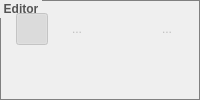
       <widget class="QGroupBox" name="groupBox_3">
        <property name="sizePolicy">
         <sizepolicy hsizetype="Preferred" vsizetype="Preferred">
          <horstretch>0</horstretch>
          <verstretch>0</verstretch>
         </sizepolicy>
        </property>
        <property name="minimumSize">
         <size>
          <width>0</width>
          <height>0</height>
         </size>
        </property>
        <property name="styleSheet">
         <string notr="true"> QGroupBox {
	 font: bold gray;
	color: rgb(84, 84, 84);
     border: 1px solid gray;
/*     border-radius: 5px; */
     margin-top: 2ex; /* leave space at the top for the title */
     padding: 2px
 }

QGroupBox::title {
     font: bold 10px;
     subcontrol-origin: margin;
     subcontrol-position: left top; /* position at the top center */
     padding: 2px;
 }</string>
        </property>
        <property name="title">
         <string>Editor</string>
        </property>
        <layout class="QGridLayout" name="gridLayout_2">
         <property name="margin">
          <number>1</number>
         </property>
         <property name="spacing">
          <number>1</number>
         </property>
         <item row="0" column="0">
          <widget class="QToolButton" name="viewbutton">
           <property name="enabled">
            <bool>false</bool>
           </property>
           <property name="minimumSize">
            <size>
             <width>32</width>
             <height>32</height>
            </size>
           </property>
           <property name="maximumSize">
            <size>
             <width>32</width>
             <height>32</height>
            </size>
           </property>
           <property name="toolTip">
            <string>Free view</string>
           </property>
           <property name="statusTip">
            <string>Move freely throughout the volume</string>
           </property>
           <property name="text">
            <string/>
           </property>
           <property name="icon">
            <iconset resource="editor.qrc">
             <normaloff>:/newPrefix/icons/eye.png</normaloff>:/newPrefix/icons/eye.png</iconset>
           </property>
           <property name="iconSize">
            <size>
             <width>24</width>
             <height>24</height>
            </size>
           </property>
           <property name="checkable">
            <bool>true</bool>
           </property>
           <property name="checked">
            <bool>true</bool>
           </property>
           <property name="autoExclusive">
            <bool>true</bool>
           </property>
           <property name="autoRaise">
            <bool>true</bool>
           </property>
          </widget>
         </item>
         <item row="0" column="3">
          <widget class="QToolButton" name="paintbutton">
           <property name="enabled">
            <bool>false</bool>
           </property>
           <property name="minimumSize">
            <size>
             <width>32</width>
             <height>32</height>
            </size>
           </property>
           <property name="maximumSize">
            <size>
             <width>32</width>
             <height>32</height>
            </size>
           </property>
           <property name="toolTip">
            <string>Edit pixel value</string>
           </property>
           <property name="statusTip">
            <string>Edit the selected pixel value</string>
           </property>
           <property name="text">
            <string/>
           </property>
           <property name="icon">
            <iconset resource="editor.qrc">
             <normaloff>:/newPrefix/icons/pencil.png</normaloff>:/newPrefix/icons/pencil.png</iconset>
           </property>
           <property name="iconSize">
            <size>
             <width>24</width>
             <height>24</height>
            </size>
           </property>
           <property name="checkable">
            <bool>true</bool>
           </property>
           <property name="autoExclusive">
            <bool>true</bool>
           </property>
           <property name="autoRaise">
            <bool>true</bool>
           </property>
          </widget>
         </item>
         <item row="0" column="2">
          <widget class="QToolButton" name="pickerbutton">
           <property name="enabled">
            <bool>false</bool>
           </property>
           <property name="minimumSize">
            <size>
             <width>32</width>
             <height>32</height>
            </size>
           </property>
           <property name="maximumSize">
            <size>
             <width>32</width>
             <height>32</height>
            </size>
           </property>
           <property name="toolTip">
            <string>Pick object label</string>
           </property>
           <property name="statusTip">
            <string>Pick the label of the object pointing to</string>
           </property>
           <property name="text">
            <string>...</string>
           </property>
           <property name="icon">
            <iconset resource="editor.qrc">
             <normaloff>:/newPrefix/icons/colorpicker.png</normaloff>:/newPrefix/icons/colorpicker.png</iconset>
           </property>
           <property name="iconSize">
            <size>
             <width>24</width>
             <height>24</height>
            </size>
           </property>
           <property name="checkable">
            <bool>true</bool>
           </property>
           <property name="autoExclusive">
            <bool>true</bool>
           </property>
           <property name="autoRaise">
            <bool>true</bool>
           </property>
          </widget>
         </item>
         <item row="1" column="0">
          <widget class="QToolButton" name="selectbutton">
           <property name="enabled">
            <bool>false</bool>
           </property>
           <property name="minimumSize">
            <size>
             <width>32</width>
             <height>32</height>
            </size>
           </property>
           <property name="maximumSize">
            <size>
             <width>32</width>
             <height>32</height>
            </size>
           </property>
           <property name="toolTip">
            <string>Selection tool</string>
           </property>
           <property name="statusTip">
            <string>Select a region of the volume</string>
           </property>
           <property name="text">
            <string/>
           </property>
           <property name="icon">
            <iconset resource="editor.qrc">
             <normaloff>:/newPrefix/icons/select.png</normaloff>:/newPrefix/icons/select.png</iconset>
           </property>
           <property name="iconSize">
            <size>
             <width>24</width>
             <height>24</height>
            </size>
           </property>
           <property name="checkable">
            <bool>true</bool>
           </property>
           <property name="autoExclusive">
            <bool>true</bool>
           </property>
           <property name="autoRaise">
            <bool>true</bool>
           </property>
          </widget>
         </item>
         <item row="0" column="4">
          <widget class="QToolButton" name="erasebutton">
           <property name="enabled">
            <bool>false</bool>
           </property>
           <property name="minimumSize">
            <size>
             <width>32</width>
             <height>32</height>
            </size>
           </property>
           <property name="maximumSize">
            <size>
             <width>32</width>
             <height>32</height>
            </size>
           </property>
           <property name="toolTip">
            <string>Eraser tool</string>
           </property>
           <property name="statusTip">
            <string>Erases selected voxels</string>
           </property>
           <property name="text">
            <string>...</string>
           </property>
           <property name="icon">
            <iconset resource="editor.qrc">
             <normaloff>:/newPrefix/icons/eraser.png</normaloff>:/newPrefix/icons/eraser.png</iconset>
           </property>
           <property name="iconSize">
            <size>
             <width>24</width>
             <height>24</height>
            </size>
           </property>
           <property name="checkable">
            <bool>true</bool>
           </property>
           <property name="autoExclusive">
            <bool>true</bool>
           </property>
           <property name="autoRaise">
            <bool>true</bool>
           </property>
          </widget>
         </item>
         <item row="1" column="4">
          <widget class="QToolButton" name="relabelbutton">
           <property name="enabled">
            <bool>false</bool>
           </property>
           <property name="sizePolicy">
            <sizepolicy hsizetype="Fixed" vsizetype="Fixed">
             <horstretch>0</horstretch>
             <verstretch>0</verstretch>
            </sizepolicy>
           </property>
           <property name="minimumSize">
            <size>
             <width>32</width>
             <height>32</height>
            </size>
           </property>
           <property name="maximumSize">
            <size>
             <width>32</width>
             <height>32</height>
            </size>
           </property>
           <property name="toolTip">
            <string>Relabel tool</string>
           </property>
           <property name="statusTip">
            <string>Changes the labels of the pixels of the selected region</string>
           </property>
           <property name="text">
            <string/>
           </property>
           <property name="icon">
            <iconset resource="editor.qrc">
             <normaloff>:/newPrefix/icons/relabel.png</normaloff>:/newPrefix/icons/relabel.png</iconset>
           </property>
           <property name="iconSize">
            <size>
             <width>24</width>
             <height>24</height>
            </size>
           </property>
           <property name="autoRaise">
            <bool>true</bool>
           </property>
          </widget>
         </item>
         <item row="1" column="3">
          <widget class="QToolButton" name="cutbutton">
           <property name="enabled">
            <bool>false</bool>
           </property>
           <property name="minimumSize">
            <size>
             <width>32</width>
             <height>32</height>
            </size>
           </property>
           <property name="maximumSize">
            <size>
             <width>32</width>
             <height>32</height>
            </size>
           </property>
           <property name="toolTip">
            <string>Cut tool</string>
           </property>
           <property name="statusTip">
            <string>Cuts selected region of the volume</string>
           </property>
           <property name="text">
            <string/>
           </property>
           <property name="icon">
            <iconset resource="editor.qrc">
             <normaloff>:/newPrefix/icons/cut.png</normaloff>:/newPrefix/icons/cut.png</iconset>
           </property>
           <property name="iconSize">
            <size>
             <width>24</width>
             <height>24</height>
            </size>
           </property>
           <property name="autoRaise">
            <bool>true</bool>
           </property>
          </widget>
         </item>
         <item row="1" column="2">
          <widget class="QToolButton" name="wandButton">
           <property name="enabled">
            <bool>false</bool>
           </property>
           <property name="minimumSize">
            <size>
             <width>32</width>
             <height>32</height>
            </size>
           </property>
           <property name="maximumSize">
            <size>
             <width>32</width>
             <height>32</height>
            </size>
           </property>
           <property name="toolTip">
            <string>Select one or various contiguous volumes</string>
           </property>
           <property name="statusTip">
            <string>Select one or various contiguous volumes</string>
           </property>
           <property name="text">
            <string/>
           </property>
           <property name="icon">
            <iconset resource="editor.qrc">
             <normaloff>:/newPrefix/icons/wand.png</normaloff>:/newPrefix/icons/wand.png</iconset>
           </property>
           <property name="iconSize">
            <size>
             <width>24</width>
             <height>24</height>
            </size>
           </property>
           <property name="checkable">
            <bool>true</bool>
           </property>
           <property name="autoExclusive">
            <bool>true</bool>
           </property>
           <property name="autoRaise">
            <bool>true</bool>
           </property>
          </widget>
         </item>
        </layout>
       </widget>
